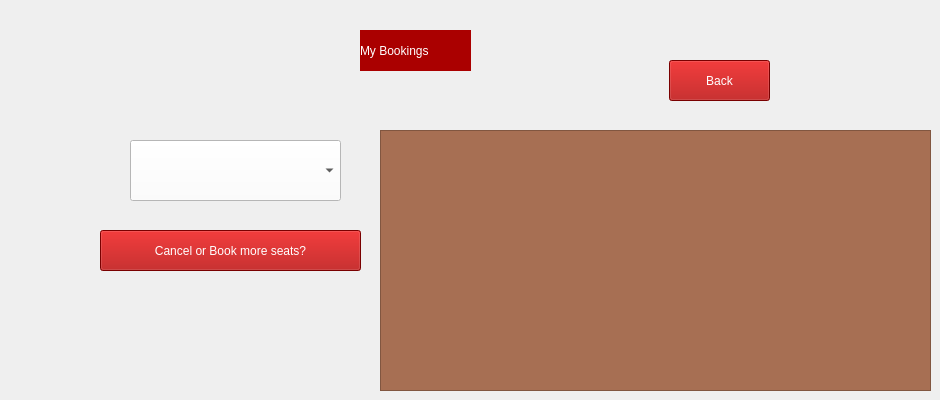
      <widget class="QWidget" name="my_booking_page">
       <widget class="QLabel" name="my_bookings_text">
        <property name="geometry">
         <rect>
          <x>360</x>
          <y>30</y>
          <width>111</width>
          <height>41</height>
         </rect>
        </property>
        <property name="styleSheet">
         <string notr="true">background-color: rgb(170, 0, 0);
color: rgb(255, 255, 255);
font: 700 9pt &quot;Segoe UI&quot;;
font: 700 9pt &quot;Segoe UI&quot;;
font: 14pt &quot;Segoe UI&quot;;</string>
        </property>
        <property name="text">
         <string>My Bookings</string>
        </property>
       </widget>
       <widget class="QPushButton" name="next_button">
        <property name="geometry">
         <rect>
          <x>100</x>
          <y>230</y>
          <width>261</width>
          <height>41</height>
         </rect>
        </property>
        <property name="styleSheet">
         <string notr="true">background-color: rgb(170, 0, 0);
color: rgb(255, 255, 255);
font: 700 9pt &quot;Segoe UI&quot;;
font: 700 9pt &quot;Segoe UI&quot;;
font: 14pt &quot;Segoe UI&quot;;</string>
        </property>
        <property name="text">
         <string>Cancel or Book more seats?</string>
        </property>
       </widget>
       <widget class="QTableView" name="BookedBuses">
        <property name="geometry">
         <rect>
          <x>380</x>
          <y>130</y>
          <width>551</width>
          <height>261</height>
         </rect>
        </property>
        <property name="styleSheet">
         <string notr="true">background-color: rgb(167, 111, 83);</string>
        </property>
       </widget>
       <widget class="QPushButton" name="Back_button_2">
        <property name="geometry">
         <rect>
          <x>669</x>
          <y>60</y>
          <width>101</width>
          <height>41</height>
         </rect>
        </property>
        <property name="styleSheet">
         <string notr="true">background-color: rgb(170, 0, 0);
color: rgb(255, 255, 255);
font: 700 9pt &quot;Segoe UI&quot;;
font: 700 9pt &quot;Segoe UI&quot;;
font: 14pt &quot;Segoe UI&quot;;</string>
        </property>
        <property name="text">
         <string>Back</string>
        </property>
       </widget>
       <widget class="QComboBox" name="get_bus_name">
        <property name="geometry">
         <rect>
          <x>130</x>
          <y>140</y>
          <width>211</width>
          <height>61</height>
         </rect>
        </property>
        <property name="styleSheet">
         <string notr="true">background-color: rgb(255, 255, 255);</string>
        </property>
       </widget>
      </widget>
